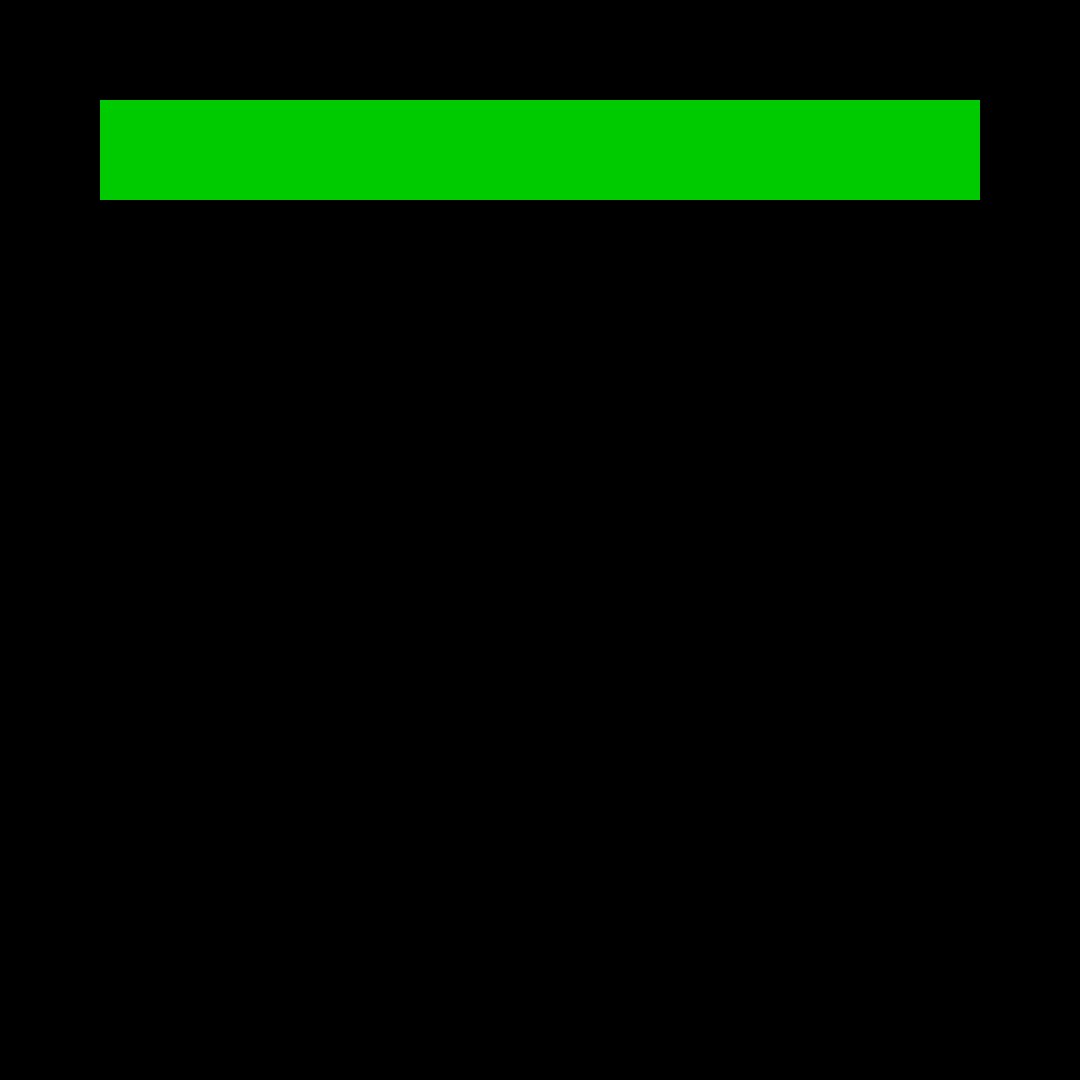
Frame 1 (no input)
Frame 60 (the mouse pressed at the canvas centre just before this capture): identical to frame 1, image omitted
Frame 120 (the mouse held since frame 60 and released just before this capture): identical to frame 1, image omitted

The Processing sketch that drew this single still picture (run headless with seeded random() and noise(); from frame 60 on, the mouse is pressed at the canvas centre):

// Processing sketch: pixel_dominos
// ── pixel_dominos.pde




void setup(){
  size(1080, 1080);
  background(0, 0, 0);  
}

void speckledRectangle(PVector p1, PVector p2, boolean inverse){
  float squareHeight = p2.y - p1.y;
  float speckledFactor = map(squareHeight, 0, 100, 0, 1);
  rectMode(CORNERS);
  println(speckledFactor);
  rect(p1.x, p1.y, p2.x, p2.y);
  
  randomSeed((long)speckledFactor);
  for(int y = (int)p1.y; y < p2.y; y++){
    for(int x = (int)p1.x; x < p2.x; x++){
      if(random(0, 0.9) <= speckledFactor){
        set(x, y, color(0, 202, 0));
      }
    }
  }
}

void draw(){
  speckledRectangle(new PVector(100, 100), new PVector(width-100, 200), false);
  

}

// ── domino.pde
class domino {

  PVector pos;
  float delayTillStart;
  float w;
  float h;
  
  boolean playing = false;
  boolean black = false;
  
  float tip = 0;
  PVector p1;
  PVector p2;
  
  domino(float x, float y, float delay, float w, float h){
    this.pos = new PVector(x, y);
    this.delayTillStart = delay;
    this.w = w;
    this.h = h;
  }
  
  void speckledRectangle(PVector p1, PVector p2, boolean inverse){ 
  float squareHeight = p2.y - p1.y;
  float speckledFactor = map(squareHeight, 0, h, 0, 1);
  rectMode(CORNERS);
  println(speckledFactor);
  
  noStroke(); 
  if(!inverse){fill(0, 0, 0);} else {fill(255, 255, 255);}
  rect(p1.x, p1.y, p2.x, p2.y);
  
  strokeWeight(1);
  noFill();
  
  randomSeed((long)(speckledFactor*pos.y));
  for(int y = (int)p1.y; y < p2.y; y++){
    for(int x = (int)p1.x; x < p2.x; x++){
      if(random(0, 1) <= speckledFactor){
        if(inverse){stroke(0, 0, 0);}else{stroke(255, 255, 255);}
        point(x, y);
      }
      }
    }
  }
  
  void update(){
    if(tip >= 0 && playing){
      tip+= 0.03;
    }
    if(tip >= HALF_PI && playing){
      black = !black;
      tip = 0;
    }
    
    p1 = new PVector(0,0);
    p1.sub(w/2, 0);
    p1.add(pos);
    
    p2 = new PVector(0,0);
    p2.add(w/2, h*sin(tip));
    p2.add(pos);
    

  }
  
  void draw(){
    update();
    
    if(frameCount > delayTillStart){
      playing = true;
    }
    
    speckledRectangle(
    new PVector(p1.x, p1.y),
    new PVector(p2.x, p2.y),
    black);
  }

}
